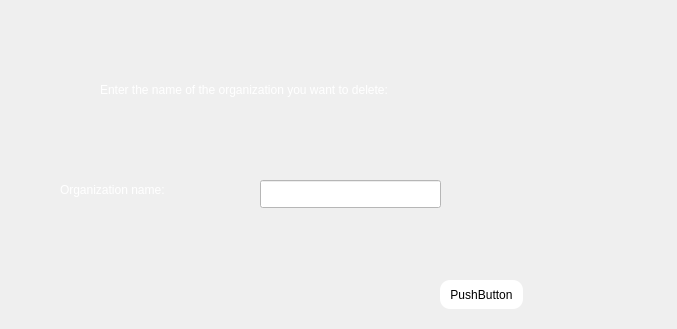
<?xml version="1.0" encoding="UTF-8"?>
<ui version="4.0">
 <class>removing_organization</class>
 <widget class="QWidget" name="removing_organization">
  <property name="geometry">
   <rect>
    <x>0</x>
    <y>0</y>
    <width>677</width>
    <height>329</height>
   </rect>
  </property>
  <property name="windowTitle">
   <string>Form</string>
  </property>
  <widget class="QLabel" name="remov_label">
   <property name="geometry">
    <rect>
     <x>100</x>
     <y>80</y>
     <width>361</width>
     <height>20</height>
    </rect>
   </property>
   <property name="styleSheet">
    <string notr="true">#remov_label
{
color:white;
}</string>
   </property>
   <property name="text">
    <string>Enter the name of the organization you want to delete:</string>
   </property>
  </widget>
  <widget class="QLineEdit" name="led_remove">
   <property name="geometry">
    <rect>
     <x>260</x>
     <y>180</y>
     <width>181</width>
     <height>28</height>
    </rect>
   </property>
   <property name="styleSheet">
    <string notr="true">#led_remove
{
background-color:white;
}</string>
   </property>
  </widget>
  <widget class="QLabel" name="labe_remove_name">
   <property name="geometry">
    <rect>
     <x>60</x>
     <y>180</y>
     <width>131</width>
     <height>20</height>
    </rect>
   </property>
   <property name="styleSheet">
    <string notr="true">#labe_remove_name
{
color:white;
}</string>
   </property>
   <property name="text">
    <string>Organization name:</string>
   </property>
  </widget>
  <widget class="QPushButton" name="pbn_remove">
   <property name="geometry">
    <rect>
     <x>440</x>
     <y>280</y>
     <width>83</width>
     <height>29</height>
    </rect>
   </property>
   <property name="styleSheet">
    <string notr="true">#pbn_remove:hover
{
background-color:white;
order:1px solidgreen; 
}
#pbn_remove
{
background-color:white;
border-radius:10px;
}</string>
   </property>
   <property name="text">
    <string>PushButton</string>
   </property>
  </widget>
 </widget>
 <resources/>
 <connections/>
</ui>
